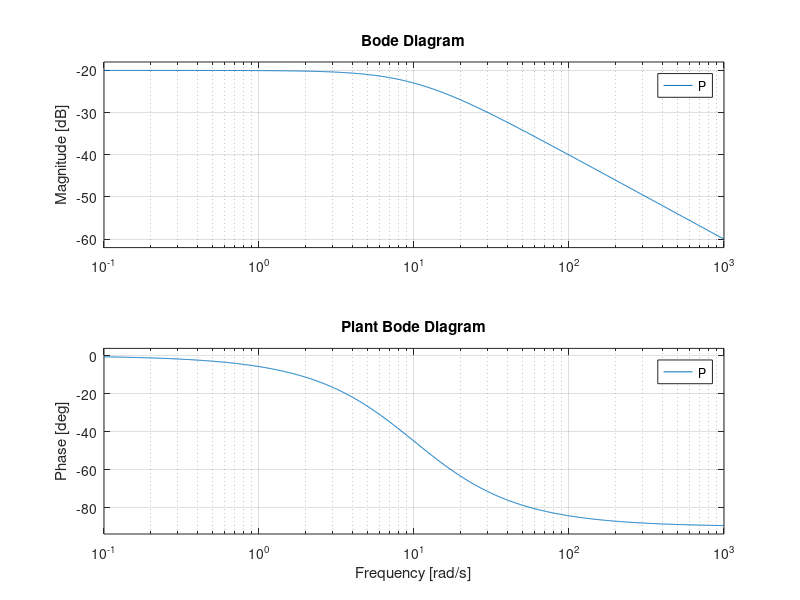
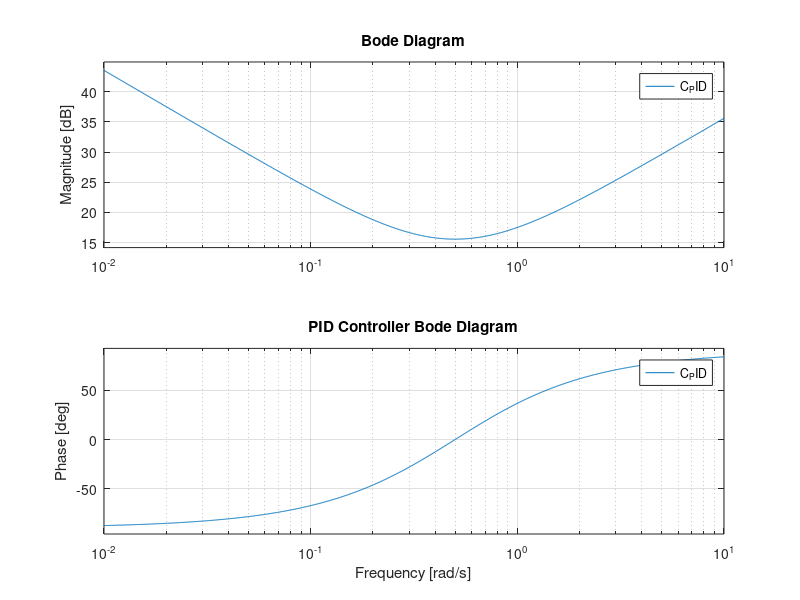
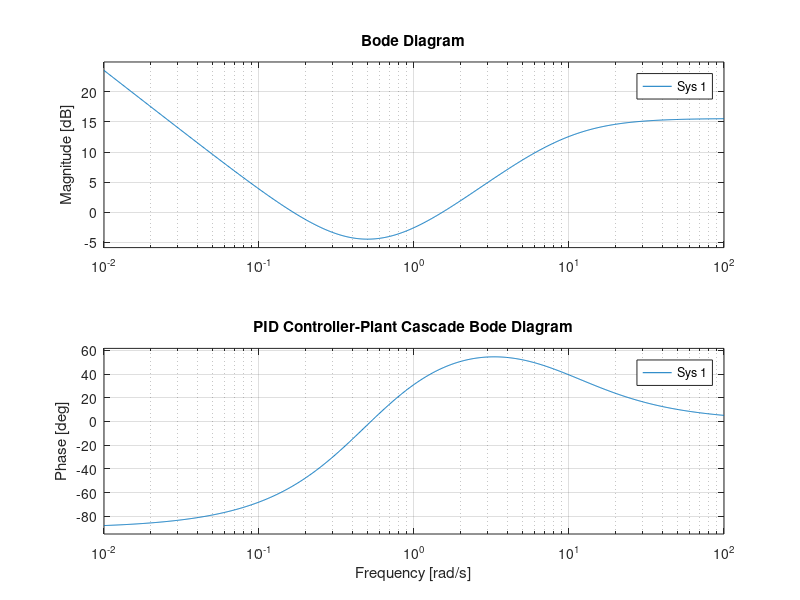
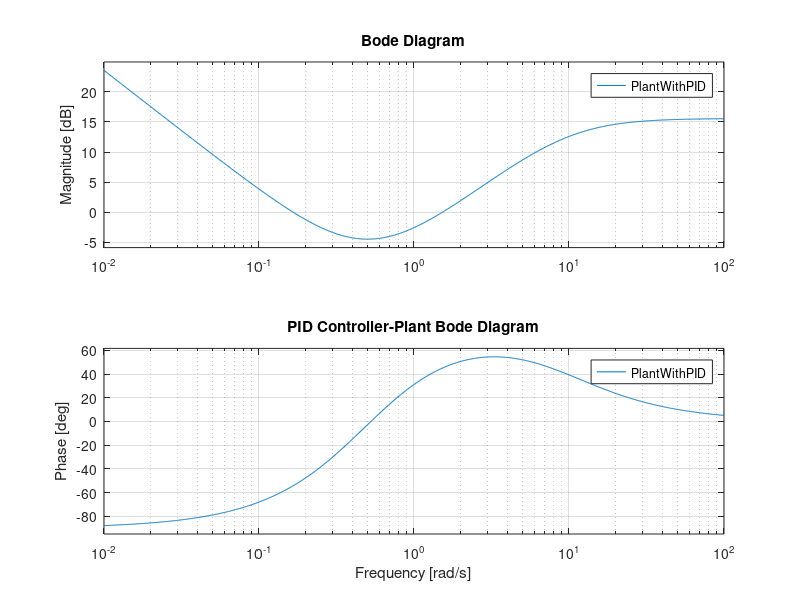

These figures' MATLAB source, in order:
%%
clc
clear all
close all

K = 1;
Kp = 6;
Ti = 4;
Td = 1;
p = 10;

P = tf([K],[1 p]);

figure(1)
bode(P)
title('Plant Bode Diagram')

C_PID = tf([Kp*Ti*Td Kp*Ti Kp],[Ti 0]);

figure(2)
bode(C_PID)
title('PID Controller Bode Diagram')

figure(3)
bode(C_PID*P)
title('PID Controller-Plant Cascade Bode Diagram')

PlantWithPID = tf([Kp*Ti*Td Kp*Ti Kp],[Ti p*Ti 0]);

figure(4)
bode(PlantWithPID)
title('PID Controller-Plant Bode Diagram')

C_PI = tf([Kp*Ti Kp],[Ti 0]);

figure(5)
bode(C_PI)
title('PI Controller Bode Diagram')

figure(6)
bode(C_PI*P)
title('PI Controller-Plant Cascade Bode Diagram')

C_PD = tf([Kp*Td Kp],[1]);

figure(7)
bode(C_PD)
title('PD Controller Bode Diagram')

figure(8)
bode(C_PD*P)
title('PD Controller-Plant Cascade Bode Diagram')